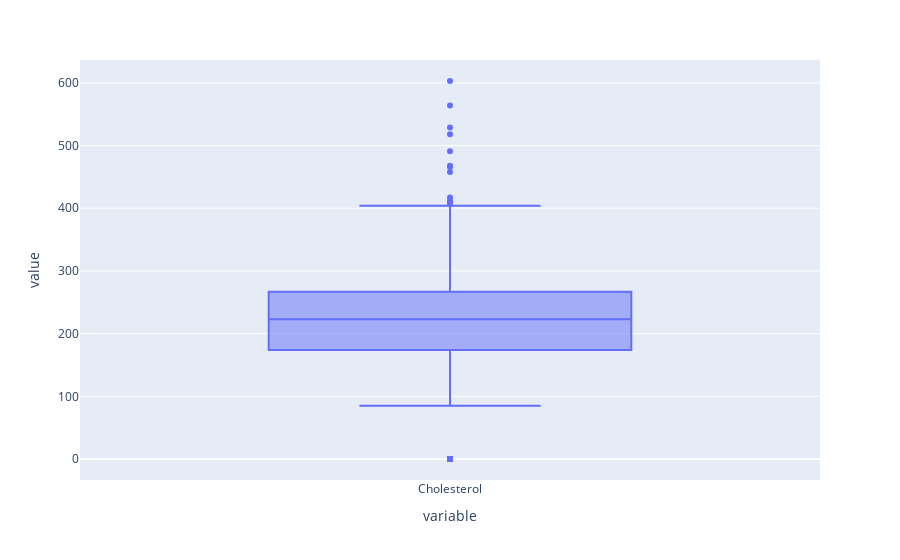

Here is the notebook cell this chart was saved with:
### Code cell
'''There are 171 rows with Cholesterol values = 0, which is practically not possible.
This cannot be ignored or deleted as it is large in number and affects the dataset. There are outliers observed.
Hence, these values are replaced by the median value of CholesteroL : 198.79'''

fig1 = px.box(df.Cholesterol)
fig1.show()

### Figure 1 — Plotly figure (JSON) as saved in the notebook; plotly's stock layout.template omitted (floating-point values rounded to 4 significant figures; data arrays with more than 128 entries replaced by an {"elided": "..."} marker saying what was removed)
{"data": [{"alignmentgroup": "True", "hovertemplate": "variable=%{x}<br>value=%{y}<extra></extra>", "legendgroup": "", "marker": {"color": "#636efa"}, "name": "", "notched": false, "offsetgroup": "", "orientation": "v", "showlegend": false, "type": "box", "x": {"elided": "917 str values"}, "x0": " ", "xaxis": "x", "y": {"elided": "917 int values"}, "y0": " ", "yaxis": "y"}], "layout": {"autosize": true, "boxmode": "group", "legend": {"tracegroupgap": 0}, "margin": {"t": 60}, "xaxis": {"anchor": "y", "autorange": true, "domain": [0, 1], "range": [-0.5, 0.5], "title": {"text": "variable"}, "type": "category"}, "yaxis": {"anchor": "x", "autorange": true, "domain": [0, 1], "range": [-33.5, 636.5], "title": {"text": "value"}, "type": "linear"}}}
